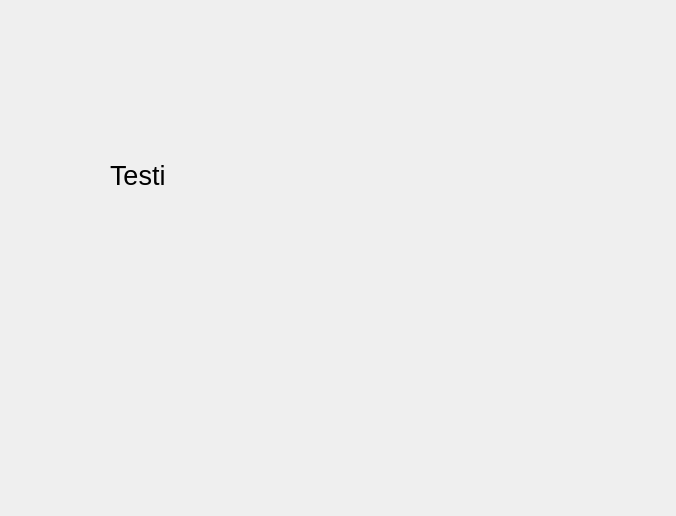
<?xml version="1.0" encoding="UTF-8"?>
<ui version="4.0">
 <class>BankWindow</class>
 <widget class="QDialog" name="BankWindow">
  <property name="geometry">
   <rect>
    <x>0</x>
    <y>0</y>
    <width>676</width>
    <height>516</height>
   </rect>
  </property>
  <property name="windowTitle">
   <string>Dialog</string>
  </property>
  <widget class="QLabel" name="Testi">
   <property name="geometry">
    <rect>
     <x>110</x>
     <y>100</y>
     <width>431</width>
     <height>151</height>
    </rect>
   </property>
   <property name="font">
    <font>
     <pointsize>20</pointsize>
    </font>
   </property>
   <property name="text">
    <string>Testi</string>
   </property>
  </widget>
 </widget>
 <resources/>
 <connections/>
</ui>
